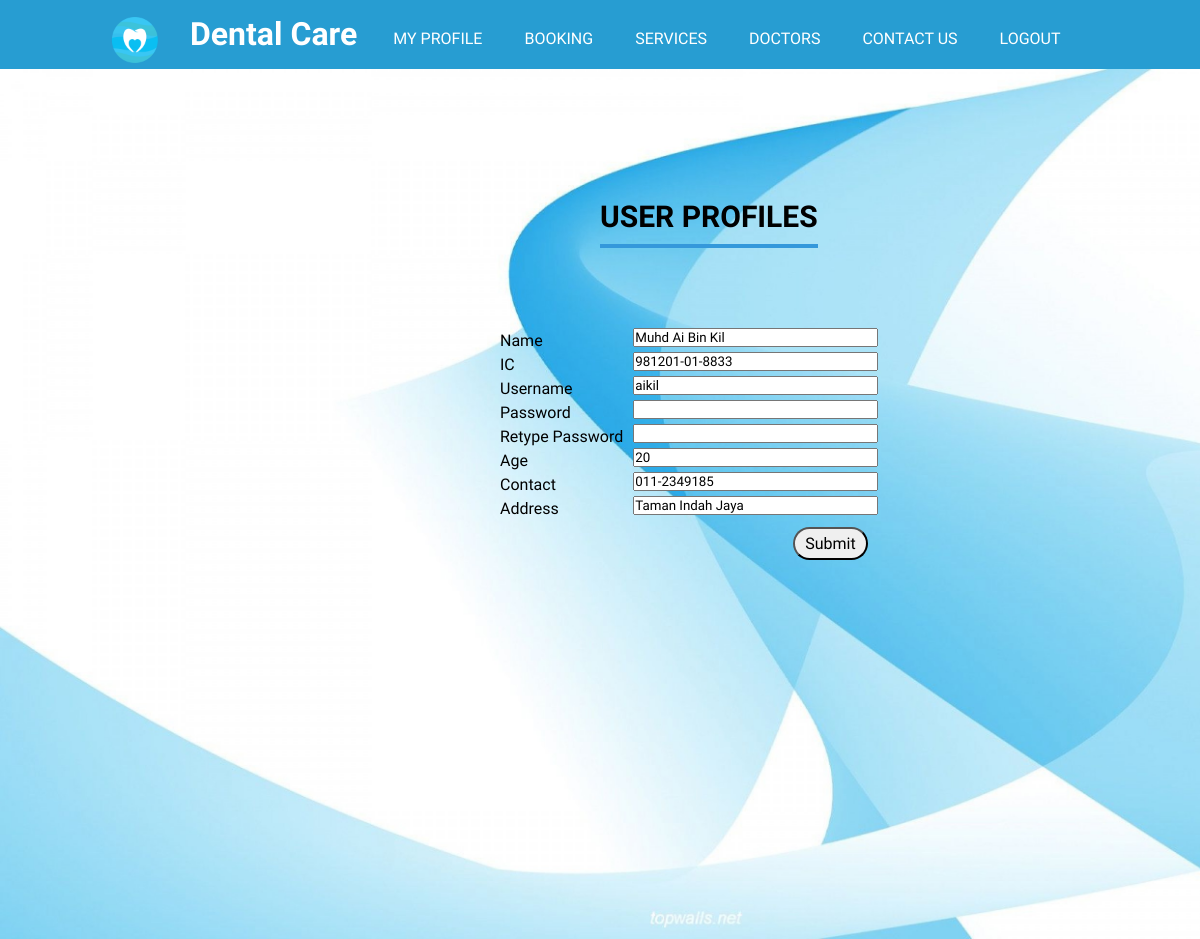
Page /main.php (signed in) on the committed database.
### tables this page shows
CREATE TABLE `user` (
  `User_ID` int(30) NOT NULL,
  `Username` varchar(50) NOT NULL,
  `Name` varchar(50) NOT NULL,
  `IC` varchar(14) NOT NULL,
  `Password` varchar(10) NOT NULL,
  `Age` int(10) NOT NULL,
  `Contact` varchar(20) NOT NULL,
  `Address` varchar(100) NOT NULL
);

### main.php (the view, shortened to what this page needs)
<html>
<head>
<link rel="stylesheet" type="text/css" href="style.php"/>
</head>
<body>
<header>
<ul>
<li><img class='logo' src='picture/logo.png' width='50px' height='50px'></li>
<li><h1>Dental Care</h1></li>
<li><a class="" href="main.php">MY PROFILE </a></li>
<li><a href="booking.php">BOOKING</a></li>
<li><a href="services.php">SERVICES</a></li>
<li><a href="doctors.php">DOCTORS</a></li>
<li><a href="contactm.php">CONTACT US</a></li>
<li><a href="logout.php" onClick="return confirm('Are You Sure?')">LOGOUT</a></li>
</ul>
</header>
<div class="content">
             <h1>User Profiles</h1>
            <?php
              include ('connection.php');
              $sql = "SELECT * FROM User
			 WHERE username = '".$_SESSION['username']."' ";
              $result=mysqli_query($conn,$sql);
              $row=mysqli_fetch_array($result);
            ?>
            <form action="profile.php" method="post">
              <table border="0" cellpadding="5" cellspacing="0">
                <tr>
                  <td>Name</td>
                  <td><input class="input" type="text" name="name" value="<?php echo $row['Name']; ?>" autofocus required></td>
                </tr>
				<tr>
                  <td>IC</td>
                  <td><input class="input" type="int" name="IC" value="<?php echo $row['IC']; ?>" autofocus required></td>
                </tr>
                <tr>
                  <td>Username</td>
                  <td><input class="input" type="text" name="username" readonly value="<?php echo $row['Username']; ?>" ></td>
                </tr>
                <tr>
                  <td>Password</td>
                  <td><input class="input" type="password" name="password" required></td>
                </tr>
                <tr>
                  <td>Retype Password</td>
                  <td><input class="input" type="password" name="password2" required></td>
                </tr>
				<tr>
                  <td>Age</td>
                  <td><input class="input" type="int" name="age" readonly value="<?php echo $row['Age']; ?>" ></td>
                </tr>
				<tr>
                  <td>Contact</td>
                  <td><input class="input" type="text" name="contact"  value="<?php echo $row['Contact']; ?>" required></td>
                </tr>
				<tr>
                  <td>Address</td>
                  <td><input class="input" type="text" name="address" value="<?php echo $row['Address']; ?>" required></td>
                </tr>
                <tr>
                  <td></td>
                  <td><input class="btn" type="submit" name="submit" value="Submit"></td>
                </tr>
              </table>
            </form>
</div>
</body>
</html>

### main.php (style rules this page uses)
.content { padding-top: 70px; width: 100%; height: 100%; background-image: url('picture/background.jpg'); background-repeat: no-repeat; background-size: cover; font-family: 'Kodchasan', sans-serif; }
.content h1 { display: inline-block; text-transform: uppercase; border-bottom: 4px solid #3498db; font-size: 30px; padding-bottom: 10px; margin-left: 600px; margin-top: 60px; }
.input { width: 245px; font-family: 'Kodchasan', sans-serif; margin-left: 10px; margin-bottom: 5px; }
table { margin-left: 500px; margin-top: 80px; }
.btn { font-family: 'Kodchasan', sans-serif; display: inline-block; font-size: 16px; border-radius: 50px; margin-top: 7px; padding: 5px 10px; cursor: pointer; margin-left: 170px; }

### rows in the picture
user: name "Muhd Ai Bin Kil", IC "981201-01-8833", username "aikil", age "20", contact "011-2349185", address "Taman Indah Jaya"
